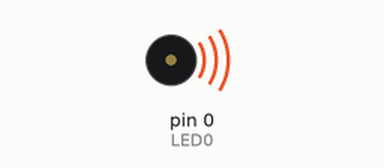
Recording of a sketch running on a simulated Arduino Uno, built with avr-gcc and run on an emulated ATmega328P. Parts: buzzer (waves = sounding).

Above: at 0.1 s.
Timing chart, 0 to 1.6 s (numbered marks = the images above):
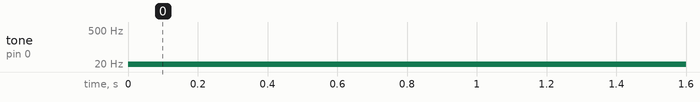

The sketch:

C_and_BCD_4_Thomas_Gilman.ino
```cpp
//Thomas Gilman
//Lab 7_4
//C and BCD Lab
//ETEM 2311_51

int LED0 = 0;
void setup() {
  Serial.begin(9600);
  pinMode(LED0, OUTPUT);
}

void loop() {
  tone(LED0, 20); //freq = 20HZ
}
```

Measured:
- by itself, tone on pin 0 (LED0): silent → 20 Hz at 0.00 s
